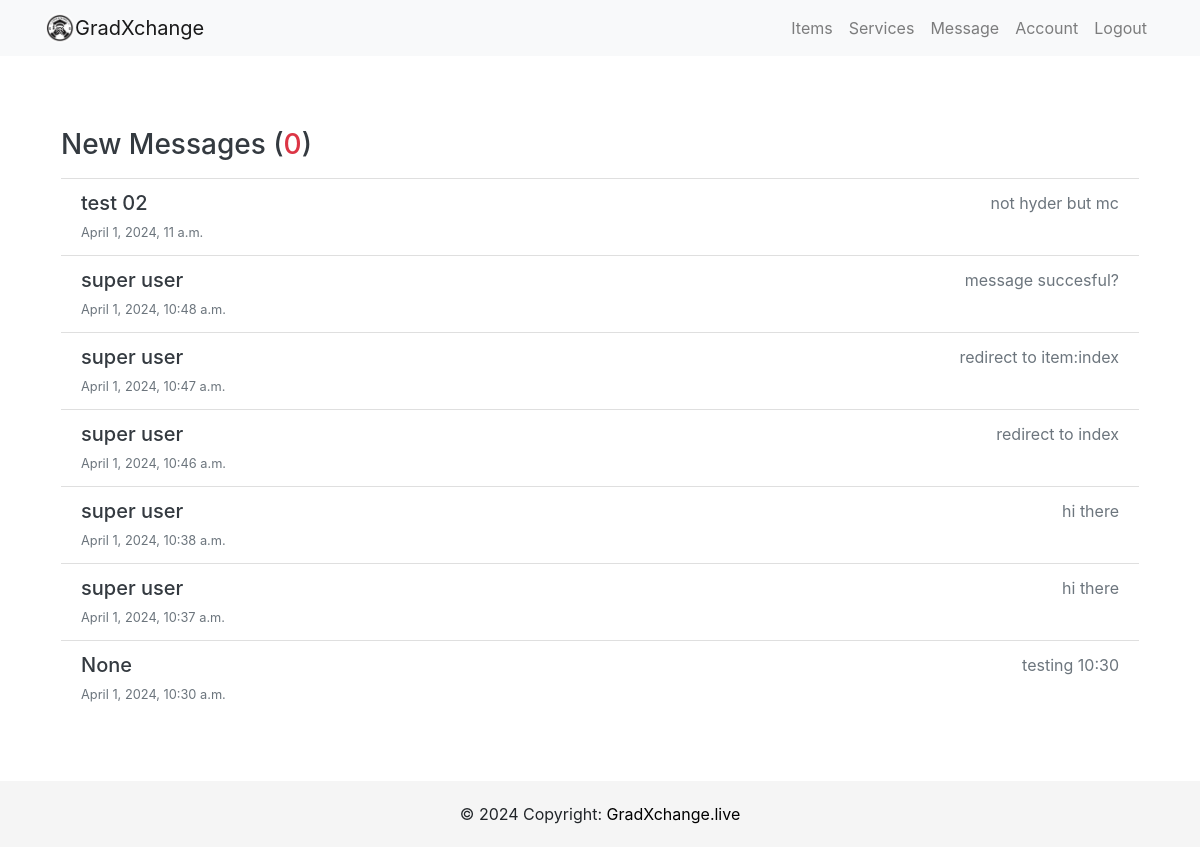
Before: /inbox/ (signed in) with the older database file.
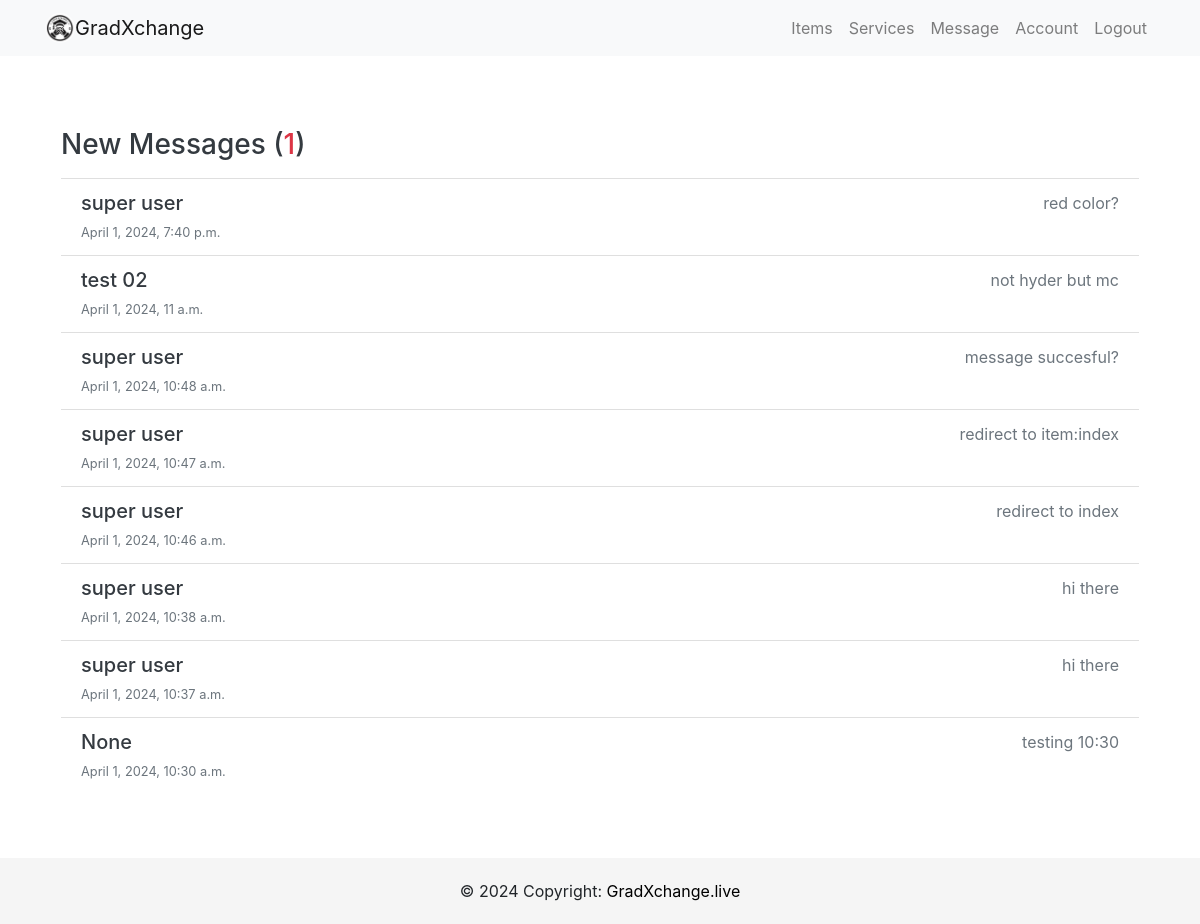
After: the same page with the newer database file.
### users/models.py (models this page shows, shortened)
class Message(models.Model):
    sender = models.ForeignKey(Profile, on_delete=models.SET_NULL, null=True, blank=True)
    recipient = models.ForeignKey(Profile, on_delete=models.SET_NULL, null=True, blank=True, related_name="messages")
    name = models.CharField(max_length=200, null=True, blank=True)
    email = models.EmailField(max_length=200, null=True, blank=True)
    subject = models.CharField(max_length=200, null=True, blank=True)
    body = models.TextField()
    is_read = models.BooleanField(default=False, null=True)
    created = models.DateTimeField(auto_now_add=True)
    id = models.UUIDField(default=uuid.uuid4,unique=True,primary_key=True, editable=False)
    class Meta:
        ordering = ['is_read', '-created']

### users/views.py (the view)
# urls.py: path('inbox/', user_views.inbox, name='inbox'),
@login_required
def inbox(request):
    profile =  request.user.profile
    messageRequests = profile.messages.all()
    unreadCount = messageRequests.filter(is_read=False).count()
    context = {'messageRequests':  messageRequests, 'unreadCount': unreadCount}
    return render(request, 'users/inbox.html', context)

### users/templates/users/inbox.html
{% extends 'users/base.html' %}
{% block body %}
<div class="container">
    <div class="inbox my-5 p-3">
        <div class="content-box bg-white rounded shadow-sm">
            <h3 class="inbox__title text-dark py-2">New Messages (<span class="text-danger">{{ unreadCount }}</span>)
            </h3>
            <ul class="list-group list-group-flush">
                {% for message in messageRequests %}
                {% if message.is_read == False %}
                <li
                    class="list-group-item list-group-item-action flex-column align-items-start message message--unread">
                    {% else %}
                <li class="list-group-item list-group-item-action flex-column align-items-start message">
                    {% endif %}
                    <a href="{% url 'message' message.id %}"
                        class="d-flex w-100 justify-content-between text-decoration-none text-dark">
                        <div>
                            <h5 class="mb-1 message__author">{{ message.name }}</h5>
                            <small class="message__date text-muted">{{ message.created }}</small>
                        </div>
                        <div class="text-right">
                            <p class="mb-1 message__subject text-muted">{{ message.subject }}</p>
                        </div>
                    </a>
                </li>
                {% endfor %}
            </ul>
        </div>
    </div>
</div>
{% endblock %}

Changed rows visible on the page:
added Message: name "super user", created "April 1, 2024, 7:40 p.m.", subject "red color?"
Other visible differences:
{{ unreadCount }}: "0" → "1"
